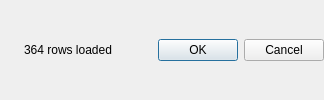
           <widget class="QWidget" name="footer" native="true">
            <layout class="QHBoxLayout" name="horizontalLayout_5">
             <property name="leftMargin">
              <number>2</number>
             </property>
             <property name="topMargin">
              <number>0</number>
             </property>
             <property name="rightMargin">
              <number>0</number>
             </property>
             <property name="bottomMargin">
              <number>0</number>
             </property>
             <item>
              <widget class="QWidget" name="status_panel" native="true">
               <layout class="QHBoxLayout" name="status_container">
                <property name="leftMargin">
                 <number>0</number>
                </property>
                <property name="topMargin">
                 <number>0</number>
                </property>
                <property name="rightMargin">
                 <number>0</number>
                </property>
                <property name="bottomMargin">
                 <number>0</number>
                </property>
                <item>
                 <widget class="QLabel" name="status_img">
                  <property name="minimumSize">
                   <size>
                    <width>16</width>
                    <height>16</height>
                   </size>
                  </property>
                  <property name="text">
                   <string/>
                  </property>
                  <property name="pixmap">
                   <pixmap resource="../../res/ddceditor_resources.qrc">:/img/success.svg</pixmap>
                  </property>
                  <property name="scaledContents">
                   <bool>false</bool>
                  </property>
                 </widget>
                </item>
                <item>
                 <widget class="QLabel" name="status_label">
                  <property name="text">
                   <string>364 rows loaded</string>
                  </property>
                 </widget>
                </item>
               </layout>
              </widget>
             </item>
             <item>
              <spacer name="horizontalSpacer_4">
               <property name="orientation">
                <enum>Qt::Horizontal</enum>
               </property>
               <property name="sizeHint" stdset="0">
                <size>
                 <width>40</width>
                 <height>20</height>
                </size>
               </property>
              </spacer>
             </item>
             <item>
              <widget class="QDialogButtonBox" name="buttonBox">
               <property name="orientation">
                <enum>Qt::Horizontal</enum>
               </property>
               <property name="standardButtons">
                <set>QDialogButtonBox::Cancel|QDialogButtonBox::Ok</set>
               </property>
              </widget>
             </item>
            </layout>
           </widget>
